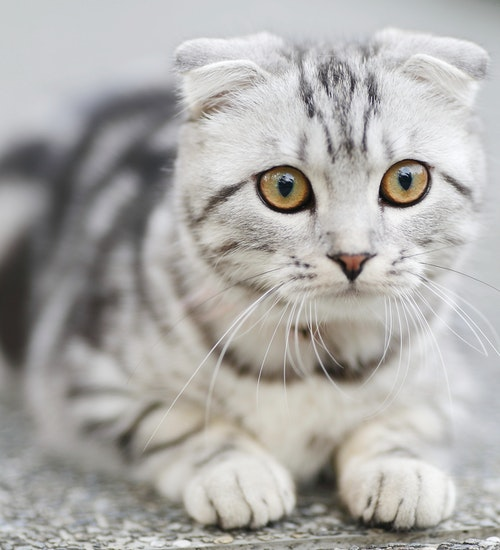
#> input picture Images/cat1.jpg, 500 x 550 px
$ python histograms.py
#> lines starting #> are read from the running program, lines starting #| are printed output that depends on the picture
import cv2 as cv
import matplotlib.pyplot as plt

img = cv.imread('Images/cat1.jpg')
#> img is the input picture: shape (550, 500, 3); mean B, G, R 169, 171.8, 173.6
# cv.imshow('Cat', img)

gray = cv.cvtColor(img, cv.COLOR_BGR2GRAY)
# [13 lines of commented-out code are left out]
plt.figure()
plt.title('Color Histo')
plt.xlabel('Bins')
plt.ylabel('# of pixels')
colors = ('b', 'g', 'r')
for i,col in enumerate(colors):
    hist = cv.calcHist([img], [i], None, [256], [0,256])
    plt.plot(hist, color= col)
    plt.xlim([0,256])

plt.show()
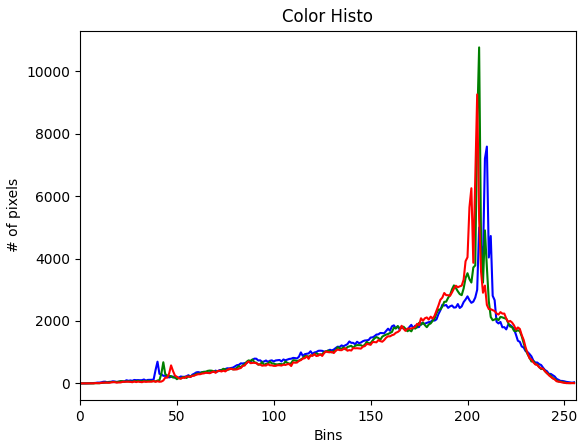
#> figure drawn by matplotlib, 1 panel; curve peaks at x = 210, y = 7585; curve peaks at x = 206, y = 10762; curve peaks at x = 205, y = 9256


cv.waitKey(0)

$ run again, with Images/cat.jpg copied over Images/cat1.jpg
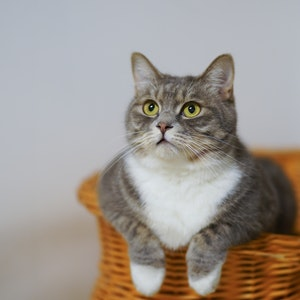
#> input picture Images/cat.jpg, 300 x 300 px
#> img is the input picture: shape (300, 300, 3); mean B, G, R 144.6, 150.9, 158.5
#> `gray = cv.cvtColor(img, cv.COLOR_BGR2GRAY)`:
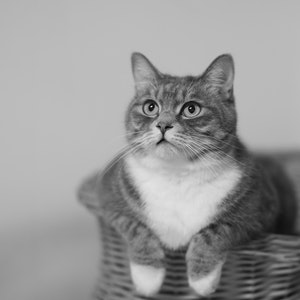
#> gray: shape (300, 300); min 4, max 241, mean 152.5
#> `plt.show()`:
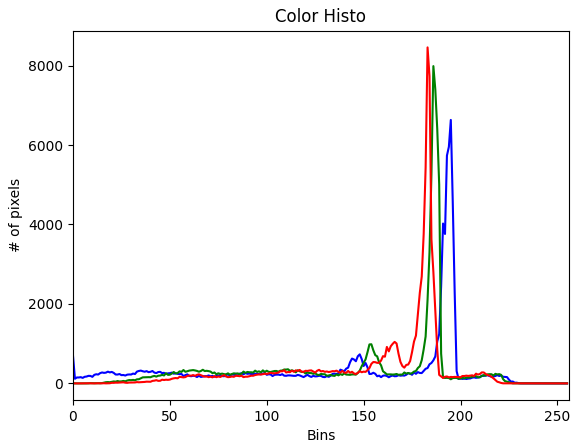
#> figure drawn by matplotlib, 1 panel; curve peaks at x = 195, y = 6632; curve peaks at x = 186, y = 7987; curve peaks at x = 183, y = 8458

$ run again, with Images/lady.jpg copied over Images/cat1.jpg
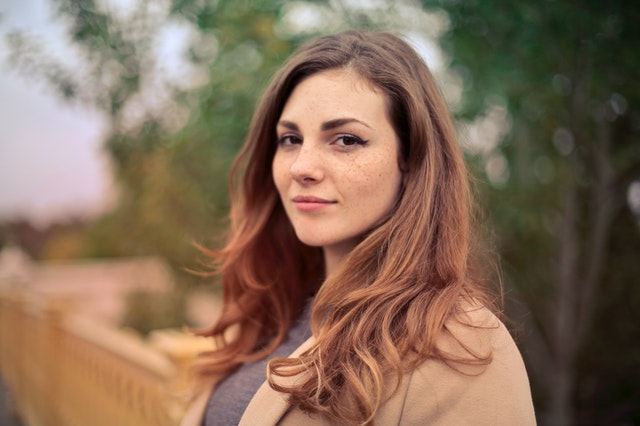
#> input picture Images/lady.jpg, 640 x 426 px
#> img is the input picture: shape (426, 640, 3); mean B, G, R 88.2, 107.8, 132.7
#> `gray = cv.cvtColor(img, cv.COLOR_BGR2GRAY)`:
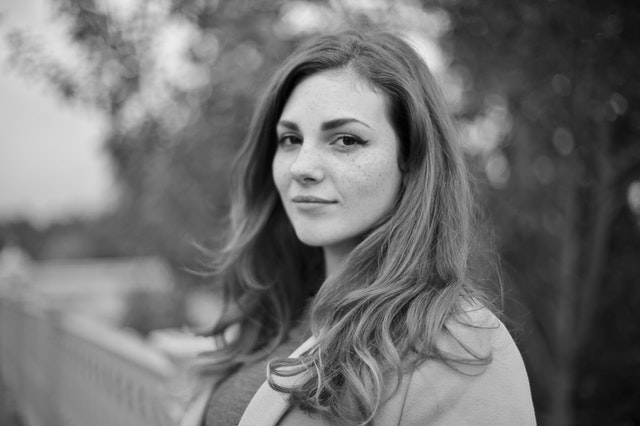
#> gray: shape (426, 640); min 1, max 237, mean 113
#> `plt.show()`:
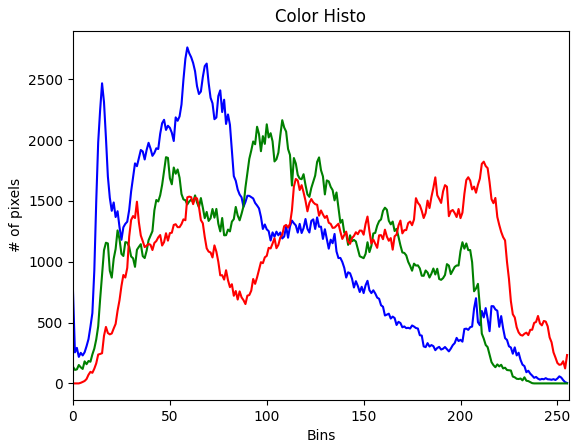
#> figure drawn by matplotlib, 1 panel; curve peaks at x = 59, y = 2761; curve peaks at x = 108, y = 2163; curve peaks at x = 212, y = 1822
